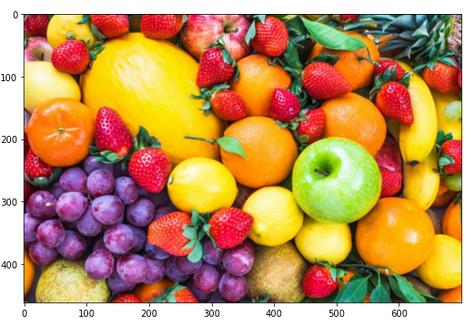
#> input picture LAB/exp18/input18.jpg, 471 x 325 px
$ python exp18.py
#> lines starting #> are read from the running program, lines starting #| are printed output that depends on the picture; after the words box and inside, x2 and y2 are one past the last pixel; in counts of white or black regions, pixels touching at a corner belong together
import cv2

image = cv2.imread("input18.jpg")
#> image is the input picture: shape (325, 471, 3); mean B, G, R 95.3, 145, 190.2

if image is None:
    print("Image not found!")
else:

    roi = image[50:200, 50:200]
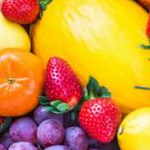
#> roi: shape (150, 150, 3); mean B, G, R 58.9, 145, 209.4

    result = image.copy()

    h, w = roi.shape[:2]
#> h = 150; w = 150

    x = 0
    y = 0

    result[y:y+h, x:x+w] = roi
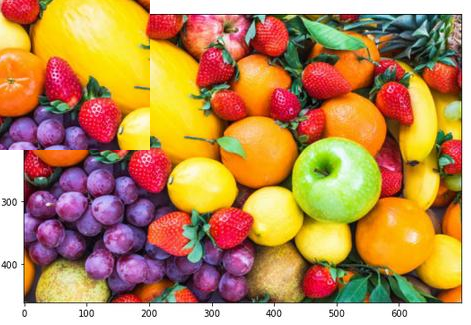
#> result: shape (325, 471, 3); 14.7% of pixels changed, all inside (x1, y1, x2, y2) = (0, 0, 150, 150)

    cv2.imshow("Original Image", image)
    cv2.imshow("Cropped ROI", roi)
    cv2.imshow("ROI Copied and Pasted", result)

    cv2.waitKey(0)
    cv2.destroyAllWindows()
